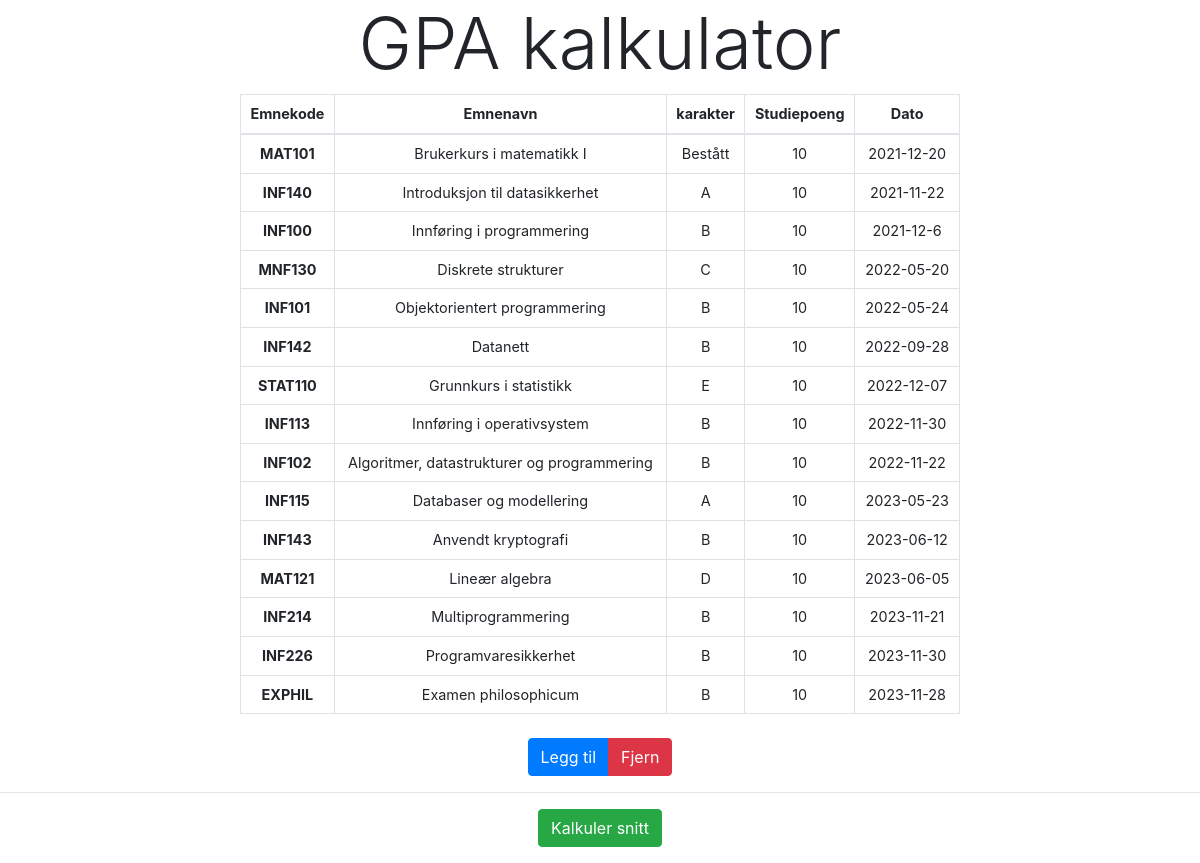
The page / on the database its author committed.
### tables this page shows
CREATE TABLE KARAKTERER(
    Emnekode TEXT NOT NULL,
    Emnenavn TEXT,
    karakter TEXT NOT NULL CHECK(karakter IN ('A', 'B', 'C', 'D', 'E', 'F', 'Bestått')),
    Studiepoeng INTEGER DEFAULT 10,
    Dato DATE,
    PRIMARY KEY (Emnekode)
);

### app/app.py (the view)
@app.get("/")
def index_html():
    conn = sqlite3.connect(db_path)
    conn.row_factory = sqlite3.Row
    cur = conn.cursor()
    cur.execute('SELECT * FROM KARAKTERER')
    rows = cur.fetchall()
    conn.close()
    return render_template('index.html', rows=rows)

### templates/index.html (shortened to what this page needs)
<!doctype html>
<html lang="no">
<head>
    <link rel="stylesheet" href="https://cdn.jsdelivr.net/npm/bootstrap@4.3.1/dist/css/bootstrap.min.css"
>
    <link rel="stylesheet" type="text/css" href="{{ url_for('static', filename='css/styles.css') }}">
</head>
<body>
    <header>
        <h1 class="text-center display-3">GPA kalkulator</h1>
    </header>
    <main>
        <table id="gradeTable" class="table table-bordered">
            <thead>
                <tr>
                    <th scope="col">Emnekode</th>
                    <th scope="col">Emnenavn</th>
                    <th scope="col">karakter</th>
                    <th scope="col">Studiepoeng</th>
                    <th scope="col">Dato</th>
                </tr>
            </thead>
            <tbody>
                {% for row in rows %}
                <tr>
                    <td><b>{{ row['Emnekode'] }}</b></td>
                    <td>{{ row['Emnenavn'] }}</td>
                    <td>{{ row['karakter'] }}</td>
                    <td>{{ row['Studiepoeng'] }}</td>
                    <td>{{ row['Dato'] }}</td>
                </tr>
                {% endfor %}
            </tbody>
        </table>
        <br>
        <section class="text-center">
            <div class="btn-group" role="group">
                <button id="showAddForm" type="button" class="btn btn-primary">Legg til</button>
                <button id="showRemoveForm" type="button" class="btn btn-danger">Fjern</button>
            </div>
            <br>
        </section>
        <hr>
        <section class="text-center">
            <button onclick="calculateGPA()" type="submit" class="btn btn-success">Kalkuler snitt</button>
        </section>
    </main>
</body>
</html>

### static/css/styles.css (style rules this page uses)
table.table { width: 60%; margin: auto; font-size: 0.9em; }
table.table th, table.table td { padding: 8px; text-align: center; }
table.table thead th { font-size: 1em; }

### rows shown on the page
KARAKTERER: Emnekode "MAT101", Emnenavn "Brukerkurs i matematikk I", karakter "Bestått", Studiepoeng "10", Dato "2021-12-20"
KARAKTERER: Emnekode "INF140", Emnenavn "Introduksjon til datasikkerhet", karakter "A", Studiepoeng "10", Dato "2021-11-22"
KARAKTERER: Emnekode "INF100", Emnenavn "Innføring i programmering", karakter "B", Studiepoeng "10", Dato "2021-12-6"
KARAKTERER: Emnekode "MNF130", Emnenavn "Diskrete strukturer", karakter "C", Studiepoeng "10", Dato "2022-05-20"
KARAKTERER: Emnekode "INF101", Emnenavn "Objektorientert programmering", karakter "B", Studiepoeng "10", Dato "2022-05-24"
KARAKTERER: Emnekode "INF142", Emnenavn "Datanett", karakter "B", Studiepoeng "10", Dato "2022-09-28"
KARAKTERER: Emnekode "STAT110", Emnenavn "Grunnkurs i statistikk", karakter "E", Studiepoeng "10", Dato "2022-12-07"
KARAKTERER: Emnekode "INF113", Emnenavn "Innføring i operativsystem", karakter "B", Studiepoeng "10", Dato "2022-11-30"
KARAKTERER: Emnekode "INF102", Emnenavn "Algoritmer, datastrukturer og programmering", karakter "B", Studiepoeng "10", Dato "2022-11-22"
KARAKTERER: Emnekode "INF115", Emnenavn "Databaser og modellering", karakter "A", Studiepoeng "10", Dato "2023-05-23"
KARAKTERER: Emnekode "INF143", Emnenavn "Anvendt kryptografi", karakter "B", Studiepoeng "10", Dato "2023-06-12"
KARAKTERER: Emnekode "MAT121", Emnenavn "Lineær algebra", karakter "D", Studiepoeng "10", Dato "2023-06-05"
KARAKTERER: Emnekode "INF214", Emnenavn "Multiprogrammering", karakter "B", Studiepoeng "10", Dato "2023-11-21"
KARAKTERER: Emnekode "INF226", Emnenavn "Programvaresikkerhet", karakter "B", Studiepoeng "10", Dato "2023-11-30"
KARAKTERER: Emnekode "EXPHIL", Emnenavn "Examen philosophicum", karakter "B", Studiepoeng "10", Dato "2023-11-28"
